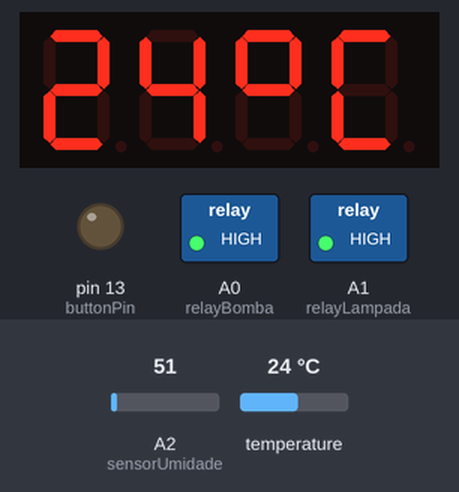
This sketch was run on a simulated Arduino Uno, built with avr-gcc and run on an emulated ATmega328P. On the bench: 4-digit seven-segment display, switched loads named in the sketch (green lamp = pin HIGH), output pins drawn as LEDs (lit = HIGH). Wiring (inferred from the names in the program): 4-digit 7-segment display, segments lit when LOW: segments pin 6, pin 10, pin 2, pin 1, pin 0, pin 7, pin 3; digit selects pin 5, pin 8, pin 9, pin 4. The inputs (shaded band) are chosen by the test bench; at power-on: temperature 24 °C, A2 (sensorUmidade) = 51. The segment pins are drawn as the display they are named for; pins used as bus, display or sensor lines are not drawn.

Above: at 5.3 s.
5.4 s: temperature set to 16.2 °C
At 9.4 s:
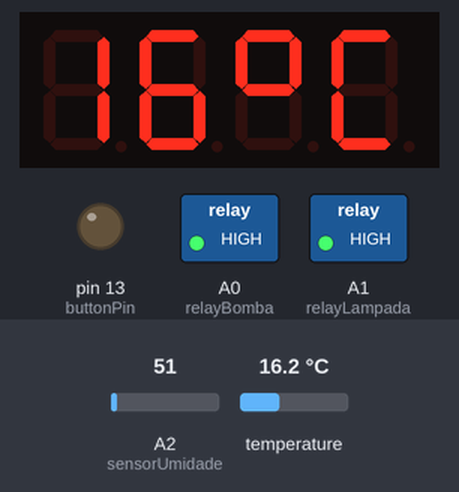
12.9 s: temperature set to 14.8 °C
At 19.5 s:
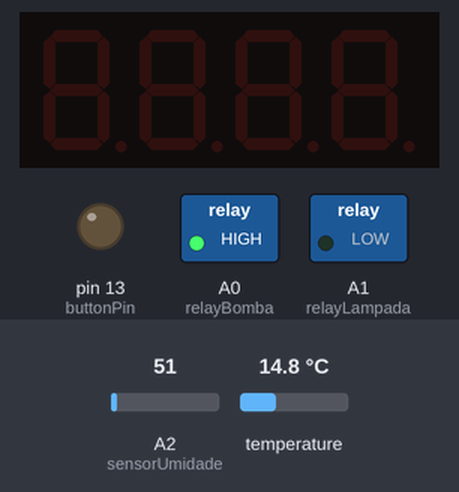
21.2 s: temperature set to 12 °C
At 24.5 s:
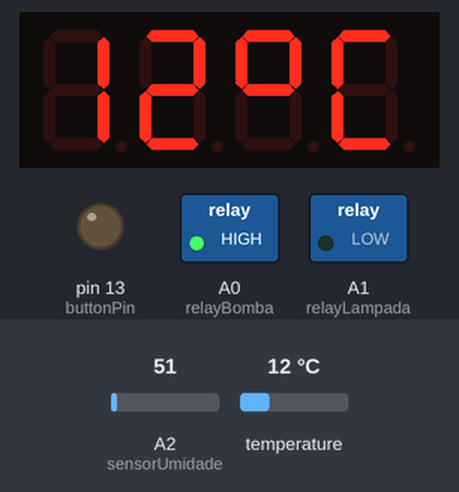
Timing chart, 0 to 26.0 s (numbered marks = the images above; inputs shaded):
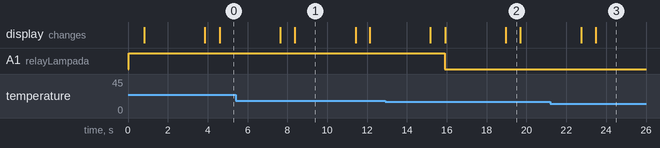

Measured:
- the behaviour switches between 15.5 and 15.4 °C on temperature (found by bisection; images 1 and 2)
- after the input at 5.4 s, the display: first differs from a run without the input after 3.0 s (image 1)
- after the input at 12.9 s, A1 (relayLampada): HIGH → LOW after 3.0 s; the display: first differs from a run without the input after 3.0 s (image 2 shows a later state)
- after the input at 21.2 s, the display: first differs from a run without the input after 2.3 s (image 3)
- what the display in image 1 shows lasts 3.0 s, from 8.4 s to 11.4 s
- what the display in image 2 shows lasts 0.7 s, from 19.0 s to 19.7 s

The sketch:

Garduino.ino
```cpp
/*
Relay: In1 = Bomba; In2 = Lampada

*/
//BIBLIOTECAS
#include <OneWire.h>
#include <DallasTemperature.h>


//PINAGEM

#define ONE_WIRE_BUS 12 // Sensor de temperatura
#define TEMP_GATILHO 15 //EM GRAUS
OneWire oneWire(ONE_WIRE_BUS);

DallasTemperature sensors(&oneWire);
DeviceAddress sensor1;

const int sensorUmidade = A2;

//Pinos do Display de 7 segmentos
const int digit1 = 5;
const int digit2 = 8;
const int digit3 = 9;
const int digit4 = 4;

const int segA = 6;
const int segB = 10;
const int segC = 2;
const int segD = 1;
const int segE = 0;
const int segF = 7;
const int segG = 3;

const int buttonPin = 13;
const int relayBomba = A0;
const int relayLampada = A1;


#define UPDATE_INTERVAL 0.1 //Tempo de espera (aproximado) em minutos até a proxima leitura
const int intervalIterations = (UPDATE_INTERVAL*50)*60; //Cada iteração equivale a 20ms (usado na função)

#define RELAY_ON LOW
#define RELAY_OFF HIGH

#define BUTTON_ON HIGH
#define BUTTON_OFF LOW

/*
Obs: Por causa da atualização frequente do display, esse UPDATE_INTERVAL se faz necessário, senão ele fica piscando loucamente...
*/

int temperatura; // Variável que armazenará a temperatura medida
int umidade;


void setup(void) {
  sensors.begin();
  sensors.getAddress(sensor1, 0);

  pinMode(buttonPin, INPUT);
  pinMode(relayBomba, OUTPUT);
  pinMode(relayLampada, OUTPUT);

  pinMode(segA, OUTPUT);
  pinMode(segB, OUTPUT);
  pinMode(segC, OUTPUT);
  pinMode(segD, OUTPUT);
  pinMode(segE, OUTPUT);
  pinMode(segF, OUTPUT);
  pinMode(segG, OUTPUT);

  pinMode(digit1, OUTPUT);
  pinMode(digit2, OUTPUT);
  pinMode(digit3, OUTPUT);
  pinMode(digit4, OUTPUT);

  pinMode(13, OUTPUT);

  digitalWrite(relayBomba, RELAY_OFF);
  digitalWrite(relayLampada, RELAY_OFF);

}

void loop() {

  //digitalWrite(relayBomba, RELAY_OFF);

  // Le a informacao do sensor
  sensors.requestTemperatures();
  float tempC = sensors.getTempC(sensor1);

  temperatura = round(tempC);

  umidade = analogRead(sensorUmidade);

  int reading = digitalRead(buttonPin);
  if (reading == BUTTON_ON){
    // RELAY LIGADO
    digitalWrite(relayBomba, RELAY_ON);
    digitalWrite(relayLampada, RELAY_ON);
    //Serial.println("Ta HIGH");
  }
  else if(reading == BUTTON_OFF){
    // RELAY DESLIGADO
    //digitalWrite(relayBomba, RELAY_OFF);
    //digitalWrite(relayLampada, RELAY_OFF);
    //Serial.println("Ta LOW");
  }


  if(temperatura <= TEMP_GATILHO){
    digitalWrite(relayLampada, RELAY_ON);
  }
  else {
    digitalWrite(relayLampada, RELAY_OFF);
  }


  //Solo umido 0 - 600

  //Solo com umidade moderada 600 - 800

  //Solo seco
  if (umidade > 800 && umidade < 1024)
  {
    digitalWrite(relayBomba, RELAY_ON);
  }

  else if (umidade < 800)
  {
    digitalWrite(relayBomba, RELAY_OFF);
  }

  for(int i = 0; i < intervalIterations; i++) {
    displayNumber(temperatura);
  }

}

void displayNumber(int toDisplay) {

#define DISPLAY_BRIGHTNESS  500
#define DIGIT_ON  HIGH
#define DIGIT_OFF  LOW

  int digitos[4] = { toDisplay/10, toDisplay%10, 11, 12 };

  long beginTime = millis();

  for(int digit = 4 ; digit > 0 ; digit--) {
    toDisplay = digitos[digit - 1];

    //Turn on a digit for a short amount of time
    switch(digit) {
    case 1:
      digitalWrite(digit1, DIGIT_ON);
      break;
    case 2:
      digitalWrite(digit2, DIGIT_ON);
      break;
    case 3:
      digitalWrite(digit3, DIGIT_ON);
      break;
    case 4:
      digitalWrite(digit4, DIGIT_ON);
      break;
    }

    //Turn on the right segments for this digit
    lightNumber(toDisplay);

    delayMicroseconds(DISPLAY_BRIGHTNESS);
    //Display digit for fraction of a second (1us to 5000us, 500 is pretty good)

    //Turn off all segments
    lightNumber(10);

    //Turn off all digits
    digitalWrite(digit1, DIGIT_OFF);
    digitalWrite(digit2, DIGIT_OFF);
    digitalWrite(digit3, DIGIT_OFF);
    digitalWrite(digit4, DIGIT_OFF);
  }

  while( (millis() - beginTime) < 10) ;
  //Wait for 20ms to pass before we paint the display again
}

void displayStandBy() {

#define DISPLAY_BRIGHTNESS  500
#define DIGIT_ON  HIGH
#define DIGIT_OFF  LOW

  int digitos[4] = { 16, 16, 16, 16 };
  int toDisplay = 0;

  long beginTime = millis();

  for(int digit = 4 ; digit > 0 ; digit--) {
    toDisplay = digitos[digit - 1];

    //Turn on a digit for a short amount of time
    switch(digit) {
    case 1:
      digitalWrite(digit1, DIGIT_ON);
      break;
    case 2:
      digitalWrite(digit2, DIGIT_ON);
      break;
    case 3:
      digitalWrite(digit3, DIGIT_ON);
      break;
    case 4:
      digitalWrite(digit4, DIGIT_ON);
      break;
    }

    //Turn on the right segments for this digit
    lightNumber(toDisplay);

    delayMicroseconds(DISPLAY_BRIGHTNESS);
    //Display digit for fraction of a second (1us to 5000us, 500 is pretty good)

    //Turn off all segments
    lightNumber(10);

    //Turn off all digits
    digitalWrite(digit1, DIGIT_OFF);
    digitalWrite(digit2, DIGIT_OFF);
    digitalWrite(digit3, DIGIT_OFF);
    digitalWrite(digit4, DIGIT_OFF);
  }

  while( (millis() - beginTime) < 10) ;
  //Wait for 20ms to pass before we paint the display again
}

void displayLoad() {

#define DISPLAY_BRIGHTNESS  500
#define DIGIT_ON  HIGH
#define DIGIT_OFF  LOW

  int digitos[4] = { 13, 0, 14, 15 };
  int toDisplay = 0;

  long beginTime = millis();

  for(int digit = 4 ; digit > 0 ; digit--) {
    toDisplay = digitos[digit - 1];

    //Turn on a digit for a short amount of time
    switch(digit) {
    case 1:
      digitalWrite(digit1, DIGIT_ON);
      break;
    case 2:
      digitalWrite(digit2, DIGIT_ON);
      break;
    case 3:
      digitalWrite(digit3, DIGIT_ON);
      break;
    case 4:
      digitalWrite(digit4, DIGIT_ON);
      break;
    }

    //Turn on the right segments for this digit
    lightNumber(toDisplay);

    delayMicroseconds(DISPLAY_BRIGHTNESS);
    //Display digit for fraction of a second (1us to 5000us, 500 is pretty good)

    //Turn off all segments
    lightNumber(10);

    //Turn off all digits
    digitalWrite(digit1, DIGIT_OFF);
    digitalWrite(digit2, DIGIT_OFF);
    digitalWrite(digit3, DIGIT_OFF);
    digitalWrite(digit4, DIGIT_OFF);
  }

  while( (millis() - beginTime) < 10) ;
  //Wait for 20ms to pass before we paint the display again
}

void lightNumber(int numberToDisplay) {

#define SEGMENT_ON  LOW
#define SEGMENT_OFF HIGH

  switch (numberToDisplay){

  case 0: // NÚMERO 0
    digitalWrite(segA, SEGMENT_ON);
    digitalWrite(segB, SEGMENT_ON);
    digitalWrite(segC, SEGMENT_ON);
    digitalWrite(segD, SEGMENT_ON);
    digitalWrite(segE, SEGMENT_ON);
    digitalWrite(segF, SEGMENT_ON);
    digitalWrite(segG, SEGMENT_OFF);
    break;

  case 1: // NÚMERO 1
    digitalWrite(segA, SEGMENT_OFF);
    digitalWrite(segB, SEGMENT_ON);
    digitalWrite(segC, SEGMENT_ON);
    digitalWrite(segD, SEGMENT_OFF);
    digitalWrite(segE, SEGMENT_OFF);
    digitalWrite(segF, SEGMENT_OFF);
    digitalWrite(segG, SEGMENT_OFF);
    break;

  case 2: // NÚMERO 2
    digitalWrite(segA, SEGMENT_ON);
    digitalWrite(segB, SEGMENT_ON);
    digitalWrite(segC, SEGMENT_OFF);
    digitalWrite(segD, SEGMENT_ON);
    digitalWrite(segE, SEGMENT_ON);
    digitalWrite(segF, SEGMENT_OFF);
    digitalWrite(segG, SEGMENT_ON);
    break;

  case 3: // NÚMERO 3
    digitalWrite(segA, SEGMENT_ON);
    digitalWrite(segB, SEGMENT_ON);
    digitalWrite(segC, SEGMENT_ON);
    digitalWrite(segD, SEGMENT_ON);
    digitalWrite(segE, SEGMENT_OFF);
    digitalWrite(segF, SEGMENT_OFF);
    digitalWrite(segG, SEGMENT_ON);
    break;

  case 4: // NÚMERO 4
    digitalWrite(segA, SEGMENT_OFF);
    digitalWrite(segB, SEGMENT_ON);
    digitalWrite(segC, SEGMENT_ON);
    digitalWrite(segD, SEGMENT_OFF);
    digitalWrite(segE, SEGMENT_OFF);
    digitalWrite(segF, SEGMENT_ON);
    digitalWrite(segG, SEGMENT_ON);
    break;

  case 5: // NÚMERO 5
    digitalWrite(segA, SEGMENT_ON);
    digitalWrite(segB, SEGMENT_OFF);
    digitalWrite(segC, SEGMENT_ON);
    digitalWrite(segD, SEGMENT_ON);
    digitalWrite(segE, SEGMENT_OFF);
    digitalWrite(segF, SEGMENT_ON);
    digitalWrite(segG, SEGMENT_ON);
    break;

  case 6: // NÚMERO 6
    digitalWrite(segA, SEGMENT_ON);
    digitalWrite(segB, SEGMENT_OFF);
    digitalWrite(segC, SEGMENT_ON);
    digitalWrite(segD, SEGMENT_ON);
    digitalWrite(segE, SEGMENT_ON);
    digitalWrite(segF, SEGMENT_ON);
    digitalWrite(segG, SEGMENT_ON);
    break;

  case 7: // NÚMERO 7
    digitalWrite(segA, SEGMENT_ON);
    digitalWrite(segB, SEGMENT_ON);
    digitalWrite(segC, SEGMENT_ON);
    digitalWrite(segD, SEGMENT_OFF);
    digitalWrite(segE, SEGMENT_OFF);
    digitalWrite(segF, SEGMENT_OFF);
    digitalWrite(segG, SEGMENT_OFF);
    break;

  case 8: // NÚMERO 8
    digitalWrite(segA, SEGMENT_ON);
    digitalWrite(segB, SEGMENT_ON);
    digitalWrite(segC, SEGMENT_ON);
    digitalWrite(segD, SEGMENT_ON);
    digitalWrite(segE, SEGMENT_ON);
    digitalWrite(segF, SEGMENT_ON);
    digitalWrite(segG, SEGMENT_ON);
    break;

  case 9: // NÚMERO 9
    digitalWrite(segA, SEGMENT_ON);
    digitalWrite(segB, SEGMENT_ON);
    digitalWrite(segC, SEGMENT_ON);
    digitalWrite(segD, SEGMENT_ON);
    digitalWrite(segE, SEGMENT_OFF);
    digitalWrite(segF, SEGMENT_ON);
    digitalWrite(segG, SEGMENT_ON);
    break;

  case 10: // DIGITO APAGADO
    digitalWrite(segA, SEGMENT_OFF);
    digitalWrite(segB, SEGMENT_OFF);
    digitalWrite(segC, SEGMENT_OFF);
    digitalWrite(segD, SEGMENT_OFF);
    digitalWrite(segE, SEGMENT_OFF);
    digitalWrite(segF, SEGMENT_OFF);
    digitalWrite(segG, SEGMENT_OFF);
    break;

  case 11: // SÍMBOLO DE GRAU
    digitalWrite(segA, SEGMENT_ON);
    digitalWrite(segB, SEGMENT_ON);
    digitalWrite(segC, SEGMENT_OFF);
    digitalWrite(segD, SEGMENT_OFF);
    digitalWrite(segE, SEGMENT_OFF);
    digitalWrite(segF, SEGMENT_ON);
    digitalWrite(segG, SEGMENT_ON);
    break;

  case 12: // LETRA C
    digitalWrite(segA, SEGMENT_ON);
    digitalWrite(segB, SEGMENT_OFF);
    digitalWrite(segC, SEGMENT_OFF);
    digitalWrite(segD, SEGMENT_ON);
    digitalWrite(segE, SEGMENT_ON);
    digitalWrite(segF, SEGMENT_ON);
    digitalWrite(segG, SEGMENT_OFF);
    break;

  case 13: // LETRA L
    digitalWrite(segA, SEGMENT_OFF);
    digitalWrite(segB, SEGMENT_OFF);
    digitalWrite(segC, SEGMENT_OFF);
    digitalWrite(segD, SEGMENT_ON);
    digitalWrite(segE, SEGMENT_ON);
    digitalWrite(segF, SEGMENT_ON);
    digitalWrite(segG, SEGMENT_OFF);
    break;

  case 14: // LETRA A
    digitalWrite(segA, SEGMENT_ON);
    digitalWrite(segB, SEGMENT_ON);
    digitalWrite(segC, SEGMENT_ON);
    digitalWrite(segD, SEGMENT_OFF);
    digitalWrite(segE, SEGMENT_ON);
    digitalWrite(segF, SEGMENT_ON);
    digitalWrite(segG, SEGMENT_ON);
    break;

  case 15: // LETRA d
    digitalWrite(segA, SEGMENT_OFF);
    digitalWrite(segB, SEGMENT_ON);
    digitalWrite(segC, SEGMENT_ON);
    digitalWrite(segD, SEGMENT_ON);
    digitalWrite(segE, SEGMENT_ON);
    digitalWrite(segF, SEGMENT_OFF);
    digitalWrite(segG, SEGMENT_ON);
    break;
  case 16: // LETRA -
    digitalWrite(segA, SEGMENT_OFF);
    digitalWrite(segB, SEGMENT_OFF);
    digitalWrite(segC, SEGMENT_OFF);
    digitalWrite(segD, SEGMENT_OFF);
    digitalWrite(segE, SEGMENT_OFF);
    digitalWrite(segF, SEGMENT_OFF);
    digitalWrite(segG, SEGMENT_ON);
    break;
  }
}

//float leTemperaturaLM35() {
//  return (float(analogRead(pin_sensorTemp))*5/(1023))/0.01;
//}

float leTemperatura() {
  sensors.requestTemperatures();
  return sensors.getTempC(sensor1);
}

int temperaturaMedia() {
  int numero_leituras = 500;
  float temp = 0;

  for(int i = 0; i < numero_leituras; i++){
    temp += leTemperatura();
  }
  temp = temp/numero_leituras;

  return round(temp);
}
```
